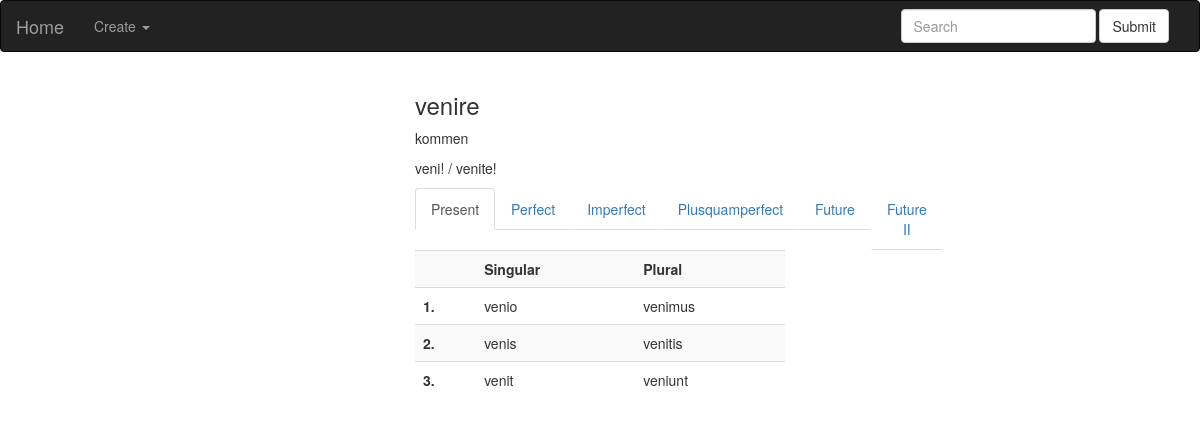
/vokabel/verb3, run on the app's committed database.
### Vokabel/models.py (models this page shows)
class Vocable(models.Model):
	translation=models.CharField(max_length=128)
	class Meta:
		abstract=True

class Verb(Vocable):
	infinitive=models.CharField(max_length=128)
	imperative_sg=models.CharField(max_length=128)
	imperative_pl=models.CharField(max_length=128)
	present_sg1=models.CharField(max_length=128)
	present_sg2=models.CharField(max_length=128)
	present_sg3=models.CharField(max_length=128)
	present_pl1=models.CharField(max_length=128)
	present_pl2=models.CharField(max_length=128)
	present_pl3=models.CharField(max_length=128)
	perfect_sg1=models.CharField(max_length=128)
	perfect_sg2=models.CharField(max_length=128)
	perfect_sg3=models.CharField(max_length=128)
	perfect_pl1=models.CharField(max_length=128)
	perfect_pl2=models.CharField(max_length=128)
	perfect_pl3=models.CharField(max_length=128)
	imperfect_sg1=models.CharField(max_length=128)
	imperfect_sg2=models.CharField(max_length=128)
	imperfect_sg3=models.CharField(max_length=128)
	imperfect_pl1=models.CharField(max_length=128)
	imperfect_pl2=models.CharField(max_length=128)
	imperfect_pl3=models.CharField(max_length=128)
	pluqperfect_sg1=models.CharField(max_length=128)
	pluqperfect_sg2=models.CharField(max_length=128)
	pluqperfect_sg3=models.CharField(max_length=128)
	pluqperfect_pl1=models.CharField(max_length=128)
	pluqperfect_pl2=models.CharField(max_length=128)
	pluqperfect_pl3=models.CharField(max_length=128)
	future_sg1=models.CharField(max_length=128)
	future_sg2=models.CharField(max_length=128)
	future_sg3=models.CharField(max_length=128)
	future_pl1=models.CharField(max_length=128)
	future_pl2=models.CharField(max_length=128)
	future_pl3=models.CharField(max_length=128)
	future2_sg1=models.CharField(max_length=128)
	future2_sg2=models.CharField(max_length=128)
	future2_sg3=models.CharField(max_length=128)
	future2_pl1=models.CharField(max_length=128)
	future2_pl2=models.CharField(max_length=128)
	future2_pl3=models.CharField(max_length=128)

### Vokabel/views.py (the view)
# urls.py: url(r"verb(?P<pk>[0-9]+)$", Vokabel.views.VerbDetail.as_view(), name="view_verb"),
class VerbDetail(generic.DetailView):
	template_name = "verb_detail.html"
	model = Verb

### Vokabel/templates/verb_detail.html (shortened to what this page needs)
{% extends 'layout.html' %}
{% block head %}
	{% load bootstrap %}
{% endblock %}
{% block body %}
	<div class="col-lg-4 col-lg-offset-4 col-md-10 col-md-offset-2 col-sm-12">
		<h3>{{ verb.infinitive }}</h3>
		<p>{{ verb.translation }}</p>
		<p>{{ verb.imperative_sg }} / {{ verb.imperative_pl }}</p>
    <ul class="nav nav-tabs nav-justified">
      <li class="active"><a data-toggle="tab" href="#present">Present</a></li>
      <li><a data-toggle="tab" href="#perfect">Perfect</a></li>
      <li><a data-toggle="tab" href="#imperfect">Imperfect</a></li>
      <li><a data-toggle="tab" href="#pluqperfect">Plusquamperfect</a></li>
      <li><a data-toggle="tab" href="#future">Future</a></li>
      <li><a data-toggle="tab" href="#future2">Future II</a></li>
    </ul>
    <div class="tab-content">
      <div id="present" class="tab-pane fade in active">
        <table class="table table-striped table-hover">
          <tr>
            <th></th>
            <th>Singular</th>
            <th>Plural</th>
          </tr>
          <tr>
            <th>1.</th>
            <td>{{ verb.present_sg1 }}</td>
            <td>{{ verb.present_pl1 }}</td>
          </tr>
          <tr>
            <th>2.</th>
            <td>{{ verb.present_sg2 }}</td>
            <td>{{ verb.present_pl2 }}</td>
          </tr>
          <tr>
            <th>3.</th>
            <td>{{ verb.present_sg3 }}</td>
            <td>{{ verb.present_pl3 }}</td>
          </tr>
        </table>
      </div>
    </div>
	</div>
{% endblock %}

### data on the page
Verb: infinitive "venire", translation "kommen", imperative_sg "veni!", imperative_pl "venite!", present_sg1 "venio", present_pl1 "venimus", present_sg2 "venis", present_pl2 "venitis", present_sg3 "venit", present_pl3 "veniunt"
